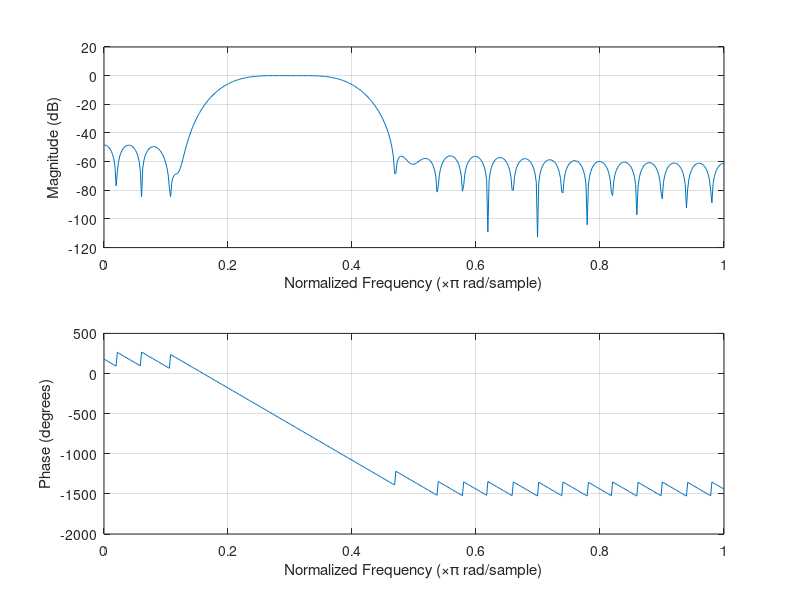

The MATLAB script that drew this image:
% Designing a FIR filter

% Filter order
N = 50; 

% Cut-off frequency (normalized)
fc = 0.2;

% Defining low pass FIR filter
% b = fir1(N, fc); % By default a low pass filter is created by fir1

% b = fir1(N, fc); % Creates a high pass filter

% Making a bandpass filter, for that,
% we need to normalize the cut-off frequencies

fc = [0.2, 0.4]; % Normalized lower and upper cut-off frequencies

b = fir1(N, fc, 'bandpass'); % Creates a band-pass filter

% FIR means Finite Impulse response filter

% Frequeny response
freqz(b, 1);

% fvtool(b, 1); % Useful when you want to interact
% with the visualization graphs
